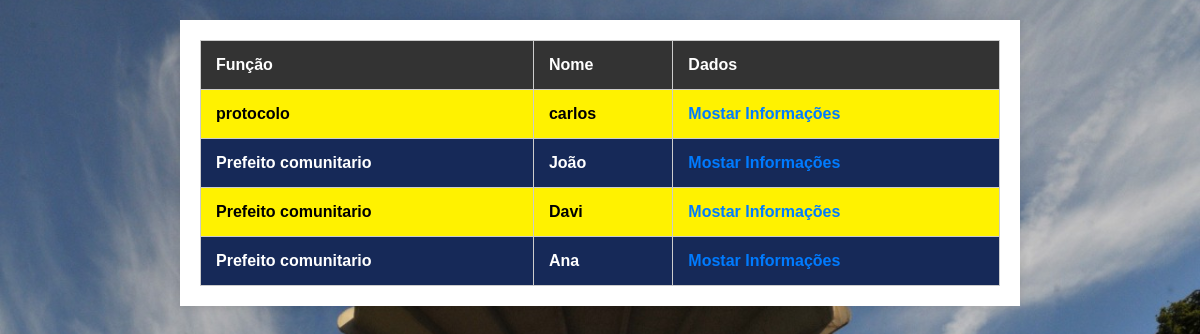
Screenshot of /view/listarusuarios.php (signed in) with the database file from the repository.
### tables this page shows
CREATE TABLE IF NOT EXISTS `tb_usuario` (
  `idusuario` INT(11) NOT NULL AUTO_INCREMENT,
  `login` VARCHAR(45) NOT NULL,
  `senha` VARCHAR(32) NOT NULL,
  `idperfil` INT(11) NOT NULL,
  PRIMARY KEY (`idusuario`),
  INDEX `fk_tb_usuario_tb_perfil1_idx` (`idperfil` ASC),
  CONSTRAINT `fk_tb_usuario_tb_perfil1`
    FOREIGN KEY (`idperfil`)
    REFERENCES `tb_perfil` (`idperfil`)
    ON DELETE NO ACTION
    ON UPDATE NO ACTION);

CREATE TABLE IF NOT EXISTS `tb_perfil` (
  `idperfil` INT(11) NOT NULL AUTO_INCREMENT,
  `descricao` VARCHAR(45) NOT NULL COMMENT '1=administracao\\n2=prefeito comunitario\\n3-suporte\\n',
  PRIMARY KEY (`idperfil`));

CREATE TABLE IF NOT EXISTS `tb_protocolo` (
  `idprotocolo` INT(11) NOT NULL AUTO_INCREMENT,
  `nome_protocolo` VARCHAR(45) NOT NULL,
  `cpf_protocolo` VARCHAR(45) NOT NULL,
  `dt_nasc_protocolo` DATE NOT NULL,
  `genero_protocolo` INT(11) NOT NULL COMMENT '1=masculino\\n2=feminino\\n3=outros',
  `tel_protocolo` VARCHAR(15) NOT NULL,
  `endereco_protocolo` VARCHAR(100) NOT NULL,
  `SIAPE_protocolo` VARCHAR(9) NOT NULL,
  `data_criacao_protocolo` TIMESTAMP NOT NULL DEFAULT CURRENT_TIMESTAMP ON UPDATE CURRENT_TIMESTAMP,
  `idusuario` INT(11) NOT NULL,
  PRIMARY KEY (`idprotocolo`),
  UNIQUE INDEX `cpf_Adm_UNIQUE` (`cpf_protocolo` ASC),
  UNIQUE INDEX `tel_Adm_UNIQUE` (`tel_protocolo` ASC),
  INDEX `fk_tb_sra_tb_usuario1_idx` (`idusuario` ASC),
  CONSTRAINT `fk_tb_sra_tb_usuario1`
    FOREIGN KEY (`idusuario`)
    REFERENCES `tb_usuario` (`idusuario`)
    ON DELETE NO ACTION
    ON UPDATE NO ACTION);

CREATE TABLE IF NOT EXISTS `tb_prefeito_comunitario` (
  `idprefeitura` INT(11) NOT NULL AUTO_INCREMENT,
  `nome_prefeito` VARCHAR(45) NOT NULL,
  `cpf_prefeito` VARCHAR(45) NOT NULL,
  `dt_nasc_prefeito` DATE NOT NULL,
  `tel_prefeito` VARCHAR(15) NOT NULL,
  `genero` INT(11) NOT NULL COMMENT '1=masculino\\n2=feminino\\n3=outros',
  `endereco_prefeito` VARCHAR(100) NOT NULL,
  `numero_registro_prefeito` VARCHAR(45) NOT NULL,
  `data_criacao_prefeito` TIMESTAMP NOT NULL DEFAULT CURRENT_TIMESTAMP ON UPDATE CURRENT_TIMESTAMP,
  `idusuario` INT(11) NOT NULL,
  PRIMARY KEY (`idprefeitura`),
  UNIQUE INDEX `cpf_Prefeito_UNIQUE` (`cpf_prefeito` ASC),
  UNIQUE INDEX `tel_prefeito_UNIQUE` (`tel_prefeito` ASC),
  UNIQUE INDEX `numero_registro_prefeito_UNIQUE` (`numero_registro_prefeito` ASC),
  INDEX `fk_tb_prefeito_comunitario_tb_usuario1_idx` (`idusuario` ASC),
  CONSTRAINT `fk_tb_prefeito_comunitario_tb_usuario1`
    FOREIGN KEY (`idusuario`)
    REFERENCES `tb_usuario` (`idusuario`)
    ON DELETE NO ACTION
    ON UPDATE NO ACTION);

### DAO/Tb_usuarioDAO.php (called while the page is built, shortened)
<?php
class Tb_usuarioDAO {
   public function pesquisarprotocolo(){
    $pdo = Conexao::getInstance();
    $sql = "SELECT * from tb_usuario U INNER JOIN tb_protocolo P on U.idusuario=P.idusuario INNER JOIN tb_perfil PF on U.idperfil=PF.idperfil ;";
    $execucao = $pdo ->prepare($sql);
    $execucao ->execute();
    $resultado = $execucao->fetchAll(PDO::FETCH_ASSOC);
    return $resultado;
}
   public function pesquisarprefeito(){
    $pdo = Conexao::getInstance();
    $sql = "SELECT * from tb_usuario U INNER JOIN tb_prefeito_comunitario PC on U.idusuario=PC.idusuario INNER JOIN tb_perfil PF on U.idperfil=PF.idperfil;";
    $execucao = $pdo ->prepare($sql);
    $execucao ->execute();
    $resultado = $execucao->fetchAll(PDO::FETCH_ASSOC);
    return $resultado;
}
    }

### view/listarusuarios.php (the view, shortened to what this page needs)
<!DOCTYPE html>
<html lang="en">
<head>
    <link rel="stylesheet" href="../css/listar.css">
</head>
<body>
<?php
    switch ($_SESSION["descricao"]) {
        case "protocolo":
        require_once '../DAO/Tb_usuarioDAO.php';
        $prefeito = new Tb_usuarioDAO();
        $prefeito = $prefeito->pesquisarprefeito();
        $protocolo = new Tb_usuarioDAO();
        $protocolo = $protocolo->pesquisarprotocolo();
        ?>
 <main>
        <div class="container">
            <table>
                <tr>
                    <th>Função</th>
                    <th>Nome</th>
                    <th>Dados</th>
                </tr>
                <?php
                        foreach ($protocolo as $p) {
                            $idusuario = $p["idusuario"];
                            $nome_protocolo = $p["nome_protocolo"];
                            $descricao = $p["descricao"];
                            ?>
                            <tr class="row-table">
                                <td><?php echo $descricao; ?></td>
                                <td><?php echo $nome_protocolo; ?></td>
                                <td class="text-center">
                                    <a href="MostarperfilP.php?id=<?php echo $idusuario?>">
                                    Mostar Informações
                                    </a>
                                </td>
                            </tr>
                        <?php }
                        ?>
                        <?php
                        foreach ($prefeito as $pc) {
                        $idusuario = $pc["idusuario"];
                        $nome_prefeito = $pc["nome_prefeito"];
                        $descricao = $pc["descricao"];
                        ?>
                        <tr>
                            <td><?php echo $descricao; ?></td>
                            <td><?php echo $nome_prefeito; ?></td>
                            <td class="text-center">
                                <a href="MostarperfilL.php?id=<?php echo $idusuario?>">
                                Mostar Informações
                                </a>
                            </td>
                        </tr>
                        <?php
                        }
                        ?>
            </table>
        </div>
    </main>
    <?php
    break;
        ?>
    <?php
    }
    ?>
</body>
</html>

### css/listar.css (style rules this page uses)
body { font-family: 'Arial', sans-serif; margin: 0; padding: 0; background-image: url(../img/WhatsApp-Image-2021-03-27-at-10.47.21.jpeg); background-size: cover; background-position: center; height: 90vh; }
main { max-width: 800px; margin: 20px auto; background-color: #fff; padding: 20px; box-shadow: 0 0 10px rgba(0, 0, 0, 0.1); }
table { width: 100%; border-collapse: collapse; }
tr:nth-child(even) { background:rgb(255, 242, 0); color: black; font-size: 1rem; font-weight: bolder; }
tr { background-color: #162958; color: white; font-size: 1rem; font-weight: bolder; }
table, th, td { border: 1px solid #ccc; }
th, td { padding: 15px; text-align: left; }
th { background-color: #333; color: #fff; }
a { color: #007BFF; text-decoration: none; transition: color 0.3s; }

### rows the page displays
tb_usuario: idperfil.descricao "protocolo", tb_protocolo.nome_protocolo "carlos"
tb_usuario: idperfil.descricao "Prefeito comunitario", tb_prefeito_comunitario.nome_prefeito "João"
tb_usuario: idperfil.descricao "Prefeito comunitario", tb_prefeito_comunitario.nome_prefeito "Davi"
tb_usuario: idperfil.descricao "Prefeito comunitario", tb_prefeito_comunitario.nome_prefeito "Ana"
